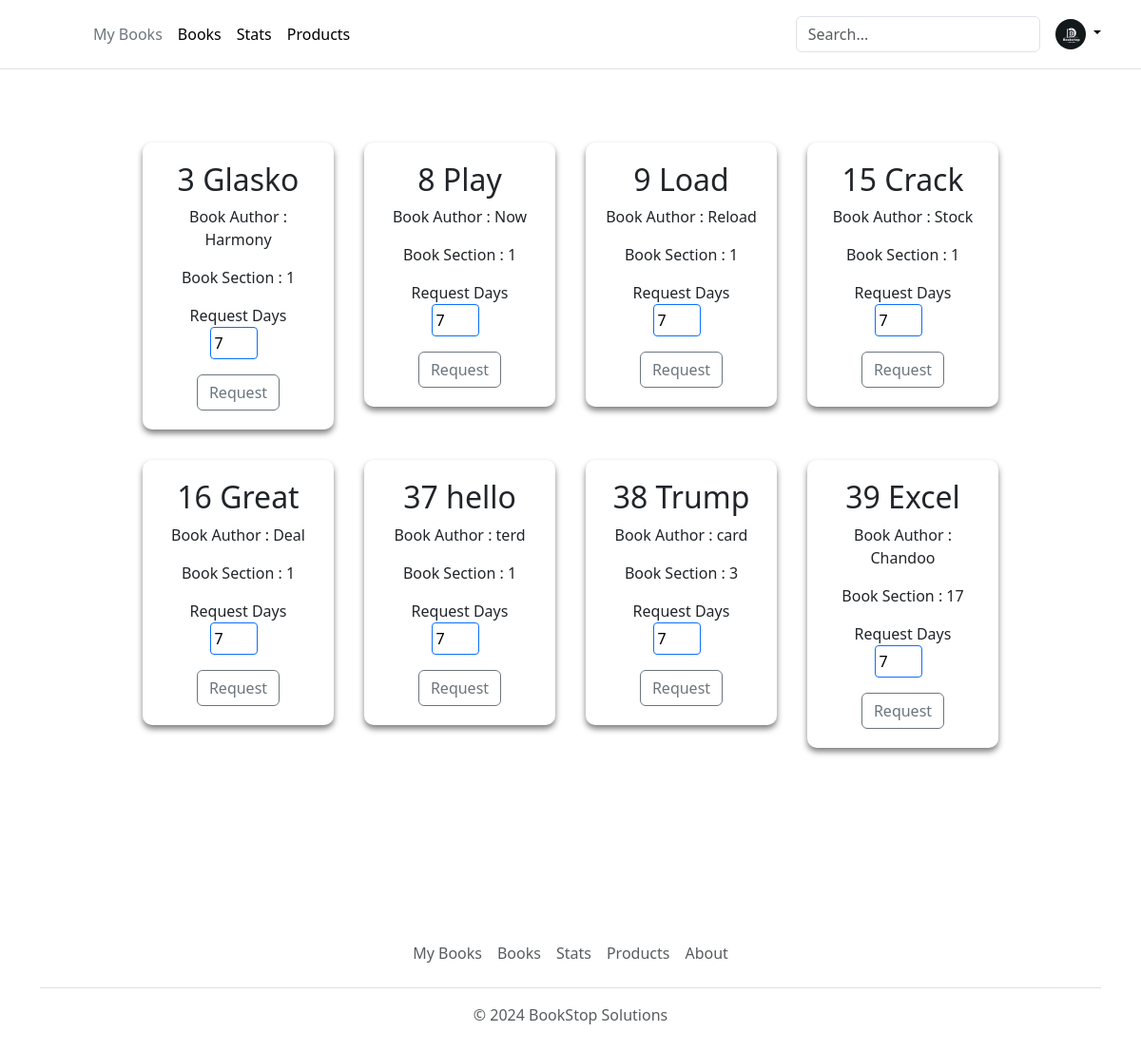
The page /allBooks on the database its author committed.
### app.py (models this page shows)
class Books(db.Model):
    __tablename__ = 'books'
    BookId = db.Column(db.Integer, autoincrement=True, primary_key=True)
    SectionId = db.Column(db.Integer, db.ForeignKey('section.SectionId'), nullable=False)
    Title = db.Column(db.String(50), nullable=False)
    Author = db.Column(db.String(50), nullable=False)
    Content = db.Column(db.Text)
    ImageLink = db.Column(db.String(255))

### app.py (the view)
@app.route("/allBooks", methods=["GET","POST"])
def allBooks():
    if request.method == 'POST':
        data = request.form.to_dict()
        print(data)
        requstBook = BookIssue(UserId=data['userid'], BookId=data['bookid'], SectionId=data['sectionId'], Days=data['days'], IssueStatus = 'requested', IssueDate = datetime.datetime.today().date())
        db.session.add(requstBook)
        db.session.commit()
        books = Books.query.all()
        userid = data['userid']
        return render_template("allBooks.html", books=books, userid = userid)
    else:
        books = Books.query.all()
        userid = request.args.get('userid')
        return render_template("allBooks.html", books=books, userid = userid)

### templates/allBooks.html (shortened to what this page needs)
<!DOCTYPE html>
<html lang="en">
  <head>
    <link rel="stylesheet" href="/static/add-section.css" />
    {% include 'bootstrap.html' %}
  </head>
  <body>
    <div>
      {% include 'header.html' %}
      <div>
        <div class="main-container">
          {% for book in books %}
          <div class="section-container" id="1">
            <h2>{{book.BookId}} {{book.Title}}</h2>
            <p>Book Author : {{book.Author}}</p>
            <div>
              <p>Book Section : {{book.SectionId}}</p>
            </div>
            <form action="/allBooks" method="post">
              <p>
                Request Days
                <input
                  type="number"
                  name="days"
                  required
                  value="7"
                  style="width: 50px; padding: 4px; margin-right: 10px"
                />
              </p>
              <button
                type="submit"
                id="request{{book.BookId}}"
                class="btn btn-outline-secondary"
              >
                Request
              </button>
            </form>
          </div>
          {% endfor %}
        </div>
        {% include 'footer.html' %}
      </div>
    </div>
  </body>
</html>

### static/add-section.css (style rules this page uses)
body { background-color: #2d2a2e; margin: 0; }
.main-container { display: flex; flex-wrap: wrap; padding: 130px; align-items: flex-start; gap: 2em; margin: 20px; margin-bottom: 50px; }
.section-container { background-color: rgba(255, 255, 255, 0.1); backdrop-filter: blur(10px); border-radius: 10px; padding: 20px 20px; box-shadow: 0 4px 6px rgba(0, 0, 0, 0.5); text-align: center; width: 20%; flex-grow: 1; }
input, textarea { width: 100%; padding: 8px; border-radius: 4px; border: solid 1px #0d6efd; color: #000; }
input, textarea { margin-bottom: 20px; }

### rows shown on the page
Books: BookId "3", Title "Glasko", Author "Harmony", SectionId "1"
Books: BookId "8", Title "Play", Author "Now", SectionId "1"
Books: BookId "9", Title "Load", Author "Reload", SectionId "1"
Books: BookId "15", Title "Crack", Author "Stock", SectionId "1"
Books: BookId "16", Title "Great", Author "Deal", SectionId "1"
Books: BookId "37", Title "hello", Author "terd", SectionId "1"
Books: BookId "38", Title "Trump", Author "card", SectionId "3"
Books: BookId "39", Title "Excel", Author "Chandoo", SectionId "17"
